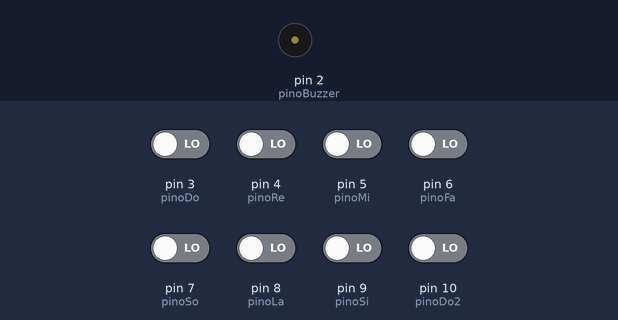
The sketch below on a simulated Arduino Uno, built with avr-gcc and run on an emulated ATmega328P. Parts: buzzer (waves = sounding). The inputs (shaded band) are chosen by the test bench; at power-on: pin 3 (pinoDo), pin 4 (pinoRe), pin 5 (pinoMi), pin 6 (pinoFa), pin 7 (pinoSo), pin 8 (pinoLa), pin 9 (pinoSi), pin 10 (pinoDo2) LOW.

Above: at 2.2 s.
2.3 s: pin 3 (pinoDo) driven HIGH
At 3.1 s:
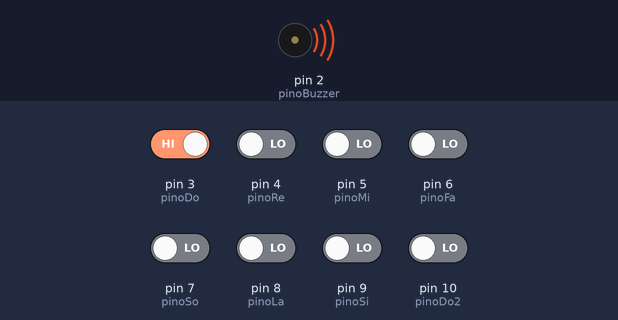
3.8 s: pin 3 (pinoDo) driven LOW
At 4.3 s:
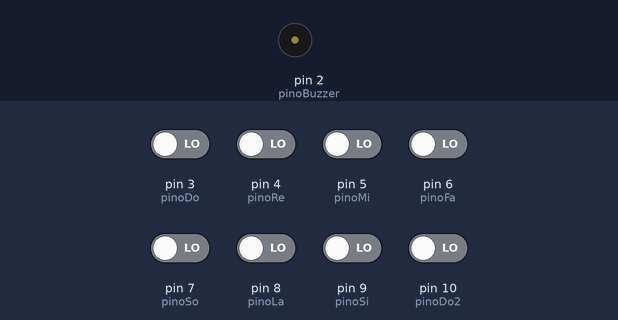
5.3 s: pin 4 (pinoRe) driven HIGH
At 6.7 s:
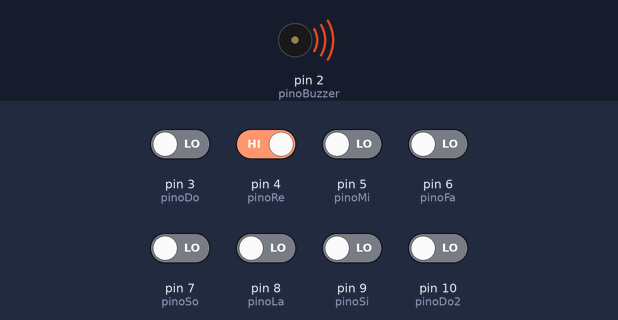
Timing chart, 0 to 8.3 s (numbered marks = the images above; inputs shaded):
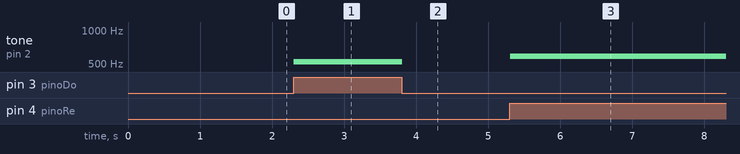

Measured:
- after the input at 2.3 s, tone on pin 2 (pinoBuzzer): silent → 523 Hz at once
- after the input at 3.8 s, tone on pin 2 (pinoBuzzer): 523 Hz → silent at once
- after the input at 5.3 s, tone on pin 2 (pinoBuzzer): silent → 587 Hz at once

The sketch:

Piano.ino
```cpp
//Definiçao das constantes: pinos de entrada
#define pinoBuzzer 2

//leds
#define pinoDo 3
#define pinoRe 4
#define pinoMi 5
#define pinoFa 6
#define pinoSo 7
#define pinoLa 8
#define pinoSi 9
#define pinoDo2 10

byte Doh, Re, Mi, Fa, So, La, Si, Do2 = 0;

void setup() {

  pinMode(pinoBuzzer, OUTPUT);

  pinMode(pinoDo, INPUT);
  pinMode(pinoRe, INPUT);
  pinMode(pinoMi, INPUT);
  pinMode(pinoFa, INPUT);
  pinMode(pinoSo, INPUT);
  pinMode(pinoLa, INPUT);
  pinMode(pinoSi, INPUT);
  pinMode(pinoDo2, INPUT);

  Serial.begin(9600);
  delay(1000);
}

void loop() {
  //leitura dos botões armazenada nas variáveis de controle
  Doh = digitalRead(pinoDo);
  Re = digitalRead(pinoRe);
  Mi = digitalRead(pinoMi);
  Fa = digitalRead(pinoFa);
  So = digitalRead(pinoSo);
  La = digitalRead(pinoLa);
  Si = digitalRead(pinoSi);
  Do2 = digitalRead(pinoDo2);

  //verificando qual nota foi acionada
  if (Doh == 1) {
    tone(pinoBuzzer, 523);
  } else if (Re == 1) {
    tone(pinoBuzzer, 587);
  } else if (Mi == 1) {
    tone(pinoBuzzer, 659);
  } else if (Fa == 1) {
    tone(pinoBuzzer, 349);
  } else if (So == 1) {
    tone(pinoBuzzer, 415);
  } else if (La == 1) {
    tone(pinoBuzzer, 440);
  } else if (Si == 1) {
    tone(pinoBuzzer, 494);
  } else if (Do2 == 1) {
    tone(pinoBuzzer, 554);
  } else {
    //deliga o buzzer
    noTone(pinoBuzzer);
  }
  delay(50);
}
```
